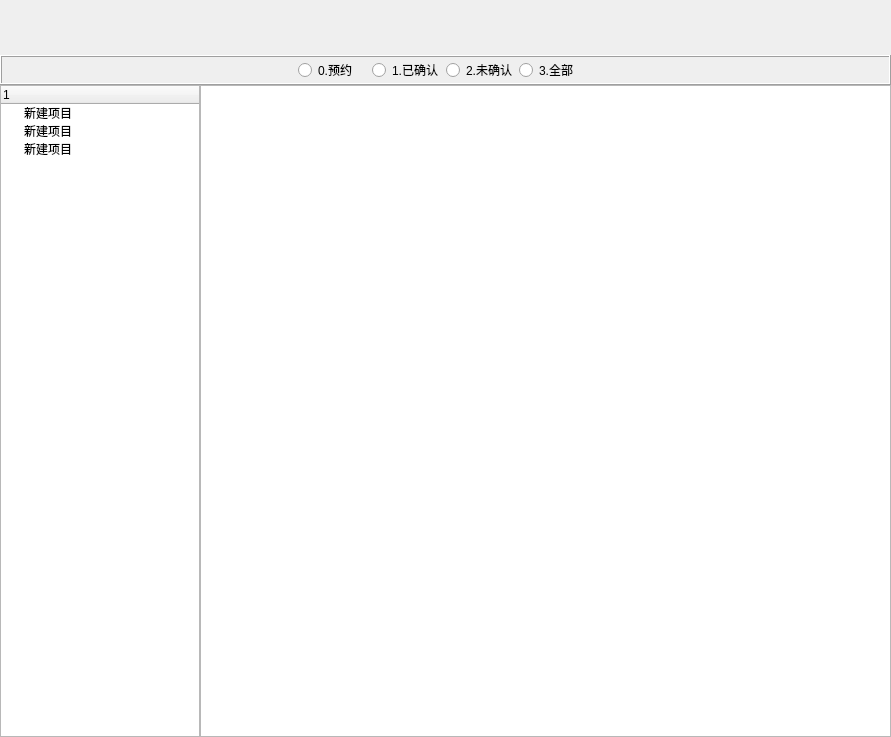
<?xml version="1.0" encoding="UTF-8"?>
<ui version="4.0">
 <class>RentalDocumentWidget</class>
 <widget class="QWidget" name="RentalDocumentWidget">
  <property name="geometry">
   <rect>
    <x>0</x>
    <y>0</y>
    <width>891</width>
    <height>737</height>
   </rect>
  </property>
  <property name="windowTitle">
   <string>Form</string>
  </property>
  <layout class="QVBoxLayout" name="mainVerticalLayout" stretch="0,0,1">
   <property name="spacing">
    <number>0</number>
   </property>
   <property name="leftMargin">
    <number>0</number>
   </property>
   <property name="topMargin">
    <number>0</number>
   </property>
   <property name="rightMargin">
    <number>0</number>
   </property>
   <property name="bottomMargin">
    <number>0</number>
   </property>
   <item>
    <widget class="QWidget" name="toolbarWidget" native="true">
     <property name="minimumSize">
      <size>
       <width>0</width>
       <height>55</height>
      </size>
     </property>
     <property name="maximumSize">
      <size>
       <width>16777215</width>
       <height>55</height>
      </size>
     </property>
     <layout class="QHBoxLayout" name="toolBarHorizonLayout">
      <property name="spacing">
       <number>0</number>
      </property>
      <property name="leftMargin">
       <number>0</number>
      </property>
      <property name="topMargin">
       <number>0</number>
      </property>
      <property name="rightMargin">
       <number>0</number>
      </property>
      <property name="bottomMargin">
       <number>0</number>
      </property>
     </layout>
    </widget>
   </item>
   <item>
    <widget class="QFrame" name="statusFrame">
     <property name="minimumSize">
      <size>
       <width>0</width>
       <height>30</height>
      </size>
     </property>
     <property name="maximumSize">
      <size>
       <width>16777215</width>
       <height>30</height>
      </size>
     </property>
     <property name="frameShape">
      <enum>QFrame::Box</enum>
     </property>
     <property name="frameShadow">
      <enum>QFrame::Raised</enum>
     </property>
     <layout class="QHBoxLayout" name="statusHorizontalLayout">
      <property name="spacing">
       <number>0</number>
      </property>
      <property name="leftMargin">
       <number>0</number>
      </property>
      <property name="topMargin">
       <number>0</number>
      </property>
      <property name="rightMargin">
       <number>0</number>
      </property>
      <property name="bottomMargin">
       <number>0</number>
      </property>
      <item>
       <widget class="QWidget" name="widget" native="true"/>
      </item>
      <item>
       <widget class="QWidget" name="radioWidget" native="true">
        <layout class="QHBoxLayout" name="radioHorizonLayout">
         <property name="spacing">
          <number>0</number>
         </property>
         <property name="leftMargin">
          <number>0</number>
         </property>
         <property name="topMargin">
          <number>0</number>
         </property>
         <property name="rightMargin">
          <number>0</number>
         </property>
         <property name="bottomMargin">
          <number>0</number>
         </property>
         <item>
          <widget class="QRadioButton" name="reservationRadio">
           <property name="text">
            <string>0.预约</string>
           </property>
          </widget>
         </item>
         <item>
          <widget class="QRadioButton" name="unconfirmedRadio">
           <property name="text">
            <string>1.已确认</string>
           </property>
          </widget>
         </item>
         <item>
          <widget class="QRadioButton" name="confirmedRadio">
           <property name="text">
            <string>2.未确认</string>
           </property>
          </widget>
         </item>
         <item>
          <widget class="QRadioButton" name="totalRadio">
           <property name="text">
            <string>3.全部</string>
           </property>
          </widget>
         </item>
        </layout>
       </widget>
      </item>
      <item>
       <widget class="QWidget" name="widget_3" native="true"/>
      </item>
     </layout>
    </widget>
   </item>
   <item>
    <widget class="QWidget" name="documentWidget" native="true">
     <layout class="QHBoxLayout" name="documentHorizonLayout">
      <property name="spacing">
       <number>0</number>
      </property>
      <property name="leftMargin">
       <number>0</number>
      </property>
      <property name="topMargin">
       <number>0</number>
      </property>
      <property name="rightMargin">
       <number>0</number>
      </property>
      <property name="bottomMargin">
       <number>0</number>
      </property>
      <item>
       <widget class="QTreeWidget" name="clientTreeWidget">
        <property name="minimumSize">
         <size>
          <width>200</width>
          <height>0</height>
         </size>
        </property>
        <property name="maximumSize">
         <size>
          <width>200</width>
          <height>16777215</height>
         </size>
        </property>
        <column>
         <property name="text">
          <string>1</string>
         </property>
        </column>
        <item>
         <property name="text">
          <string>新建项目</string>
         </property>
        </item>
        <item>
         <property name="text">
          <string>新建项目</string>
         </property>
        </item>
        <item>
         <property name="text">
          <string>新建项目</string>
         </property>
        </item>
       </widget>
      </item>
      <item>
       <widget class="QTableView" name="docTableview"/>
      </item>
     </layout>
    </widget>
   </item>
  </layout>
 </widget>
 <resources/>
 <connections/>
</ui>
